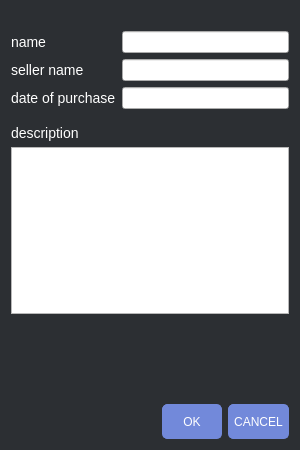
<?xml version="1.0" encoding="UTF-8"?>
<ui version="4.0">
 <class>EditAccountDialog</class>
 <widget class="QDialog" name="EditAccountDialog">
  <property name="geometry">
   <rect>
    <x>0</x>
    <y>0</y>
    <width>300</width>
    <height>450</height>
   </rect>
  </property>
  <property name="sizePolicy">
   <sizepolicy hsizetype="Fixed" vsizetype="Fixed">
    <horstretch>0</horstretch>
    <verstretch>0</verstretch>
   </sizepolicy>
  </property>
  <property name="minimumSize">
   <size>
    <width>300</width>
    <height>450</height>
   </size>
  </property>
  <property name="maximumSize">
   <size>
    <width>300</width>
    <height>450</height>
   </size>
  </property>
  <property name="windowTitle">
   <string>Dialog</string>
  </property>
  <property name="styleSheet">
   <string notr="true">/* Общий стиль для окна */
QDialog {
    background-color: #2c2f33;
    font-family: Arial, sans-serif;
    font-size: 16px;
}

QLabel {
	color:  #fff;
	font-family: Arial, sans-serif;
    font-size: 14px;
}

/* QPushButton стиль */
QPushButton {
    background-color: #7289da;
    border: 1px solid #7289da;
    border-radius: 5px;
    padding: 5px;
    color: #ffffff;
}
QPushButton:hover {
    background-color: #99aab5;
    border: 1px solid #99aab5;
}
QPushButton:pressed {
    background-color: #23272a;
    border: 1px solid #99aab5;
}

/* QSpacerItem стиль (используется для регулирования пространства) */
QSpacerItem {
    background: transparent;
}

</string>
  </property>
  <layout class="QVBoxLayout" name="verticalLayout">
   <item>
    <spacer name="verticalSpacer_4">
     <property name="orientation">
      <enum>Qt::Orientation::Vertical</enum>
     </property>
     <property name="sizeType">
      <enum>QSizePolicy::Policy::Fixed</enum>
     </property>
     <property name="sizeHint" stdset="0">
      <size>
       <width>20</width>
       <height>20</height>
      </size>
     </property>
    </spacer>
   </item>
   <item>
    <layout class="QFormLayout" name="formLayout">
     <item row="1" column="0">
      <widget class="QLabel" name="sellerNameLabel">
       <property name="text">
        <string>seller name</string>
       </property>
      </widget>
     </item>
     <item row="1" column="1">
      <widget class="QLineEdit" name="sellerNameLineEdit"/>
     </item>
     <item row="2" column="0">
      <widget class="QLabel" name="purchaseLabel">
       <property name="styleSheet">
        <string notr="true"/>
       </property>
       <property name="text">
        <string>date of purchase</string>
       </property>
      </widget>
     </item>
     <item row="2" column="1">
      <widget class="QLineEdit" name="purchaseLineEdit"/>
     </item>
     <item row="0" column="0">
      <widget class="QLabel" name="nameLabel">
       <property name="text">
        <string>name</string>
       </property>
      </widget>
     </item>
     <item row="0" column="1">
      <widget class="QLineEdit" name="nameLineEdit"/>
     </item>
    </layout>
   </item>
   <item>
    <spacer name="verticalSpacer_3">
     <property name="orientation">
      <enum>Qt::Orientation::Vertical</enum>
     </property>
     <property name="sizeType">
      <enum>QSizePolicy::Policy::Fixed</enum>
     </property>
     <property name="sizeHint" stdset="0">
      <size>
       <width>20</width>
       <height>10</height>
      </size>
     </property>
    </spacer>
   </item>
   <item>
    <widget class="QLabel" name="descriptionLabel">
     <property name="text">
      <string>description</string>
     </property>
    </widget>
   </item>
   <item>
    <widget class="QTextEdit" name="textEdit">
     <property name="minimumSize">
      <size>
       <width>0</width>
       <height>150</height>
      </size>
     </property>
    </widget>
   </item>
   <item>
    <spacer name="verticalSpacer">
     <property name="orientation">
      <enum>Qt::Orientation::Vertical</enum>
     </property>
     <property name="sizeHint" stdset="0">
      <size>
       <width>20</width>
       <height>39</height>
      </size>
     </property>
    </spacer>
   </item>
   <item>
    <spacer name="verticalSpacer_2">
     <property name="orientation">
      <enum>Qt::Orientation::Vertical</enum>
     </property>
     <property name="sizeType">
      <enum>QSizePolicy::Policy::Expanding</enum>
     </property>
     <property name="sizeHint" stdset="0">
      <size>
       <width>20</width>
       <height>94</height>
      </size>
     </property>
    </spacer>
   </item>
   <item>
    <layout class="QHBoxLayout" name="horizontalLayout">
     <item>
      <spacer name="horizontalSpacer">
       <property name="orientation">
        <enum>Qt::Orientation::Horizontal</enum>
       </property>
       <property name="sizeHint" stdset="0">
        <size>
         <width>40</width>
         <height>20</height>
        </size>
       </property>
      </spacer>
     </item>
     <item>
      <widget class="QPushButton" name="okButton">
       <property name="minimumSize">
        <size>
         <width>60</width>
         <height>35</height>
        </size>
       </property>
       <property name="text">
        <string>OK</string>
       </property>
      </widget>
     </item>
     <item>
      <widget class="QPushButton" name="cancelButton">
       <property name="minimumSize">
        <size>
         <width>60</width>
         <height>35</height>
        </size>
       </property>
       <property name="text">
        <string>CANCEL</string>
       </property>
      </widget>
     </item>
    </layout>
   </item>
  </layout>
 </widget>
 <resources/>
 <connections/>
</ui>
